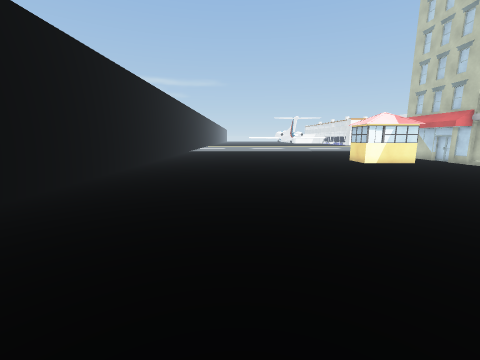
View 1 (above)

19 first-person views from a walk through a 3-D level made in the Unity game engine. The camera is 1.5 m above the floor, tilts 10° down and sees 90° across. Doors are open. The floor is counted in squares, 1 m on a side. Each view is taken from the middle of a square. On the plan, view 1 faces up. The plan holds only what a view shows up to about 13 squares ahead; the rest is blank. The place goes on beyond the plan. The player is left out. Some animated figures are not drawn. Some surface patterns are stand-ins.

View 2
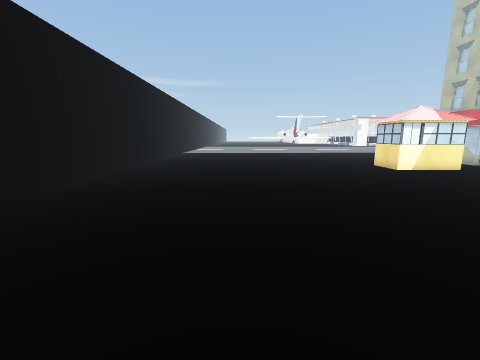

View 3
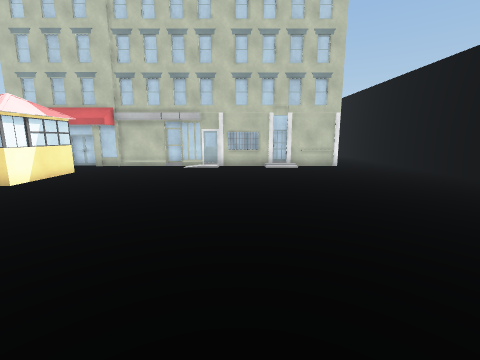

View 4
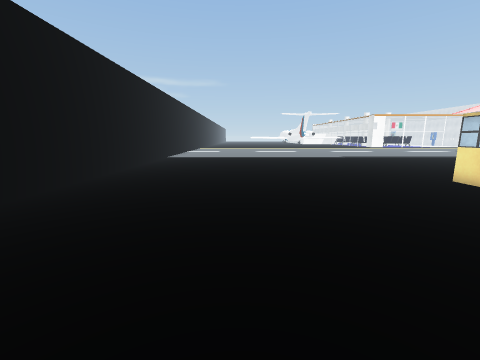

View 5
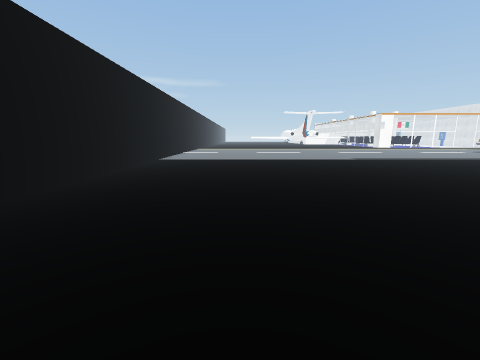

View 6
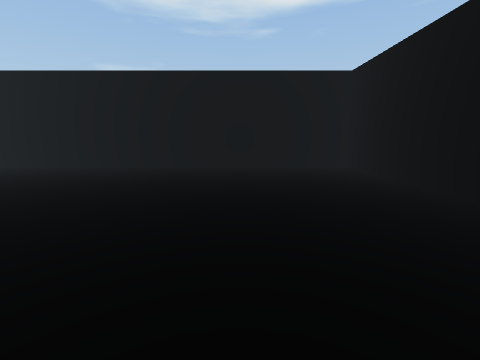

View 7
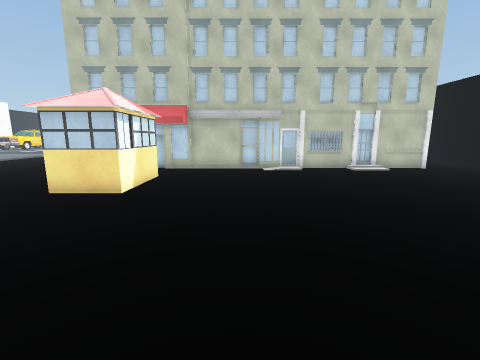

View 8
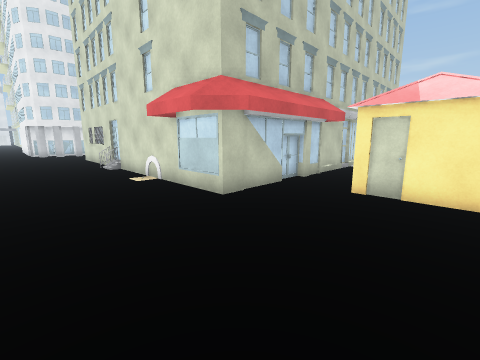

View 9
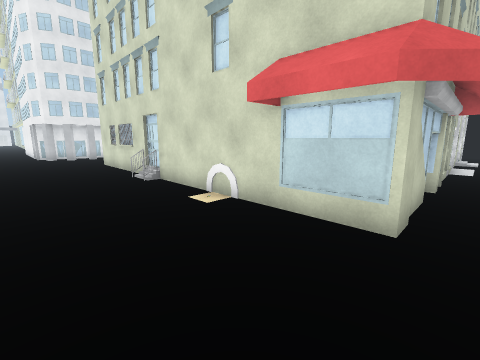

View 10
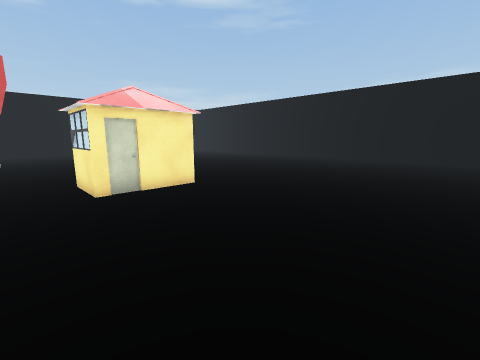

View 11
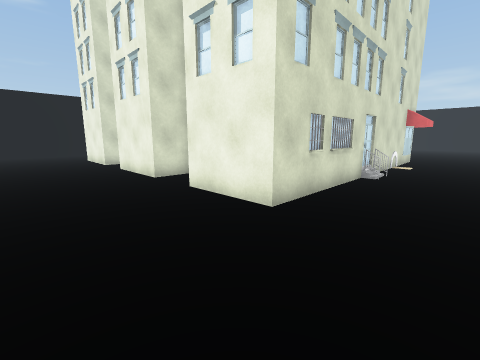

View 12
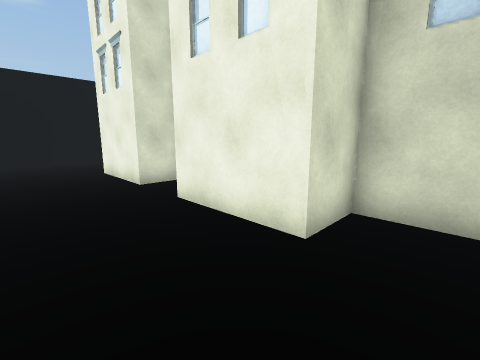

View 13
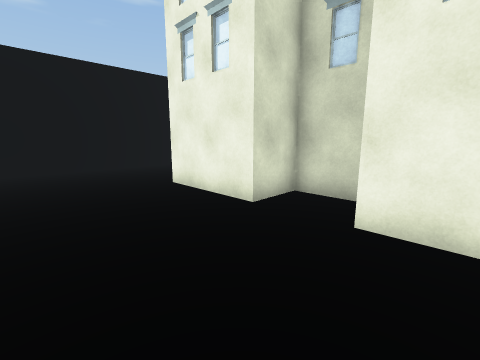

View 14
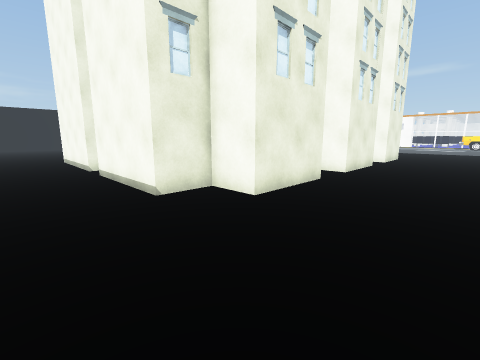

View 15
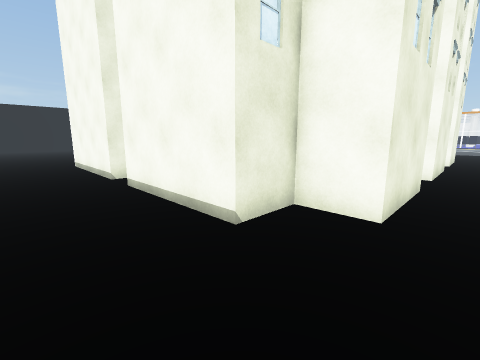

View 16
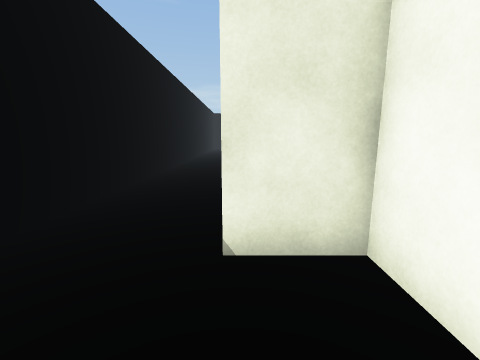

View 17
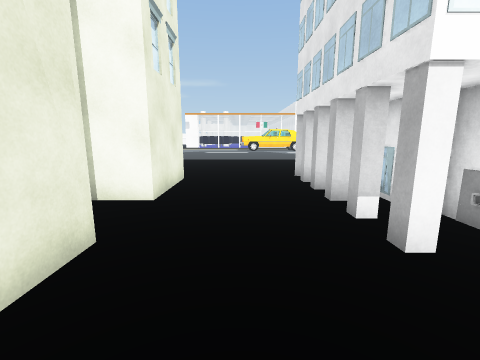

View 18
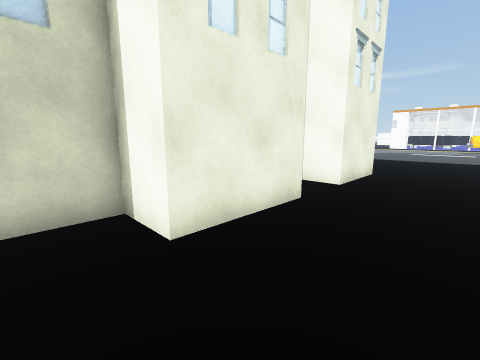

View 19
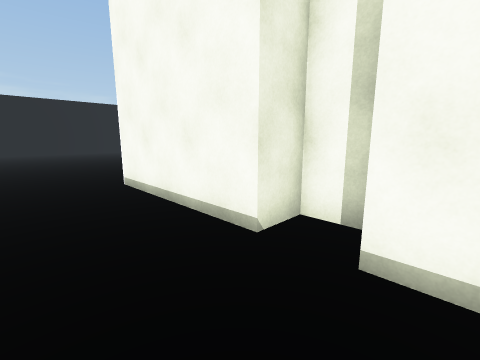

### Floor plan
Key: @ floor where view 1 was taken; # wall or solid block; . floor; B building; O other object.
Columns run from 6 left of view 1 to 31 right of it. Each row starts with its distance up from view 1.
 23 #.....................................
 22 #.....................................
 21 #.....................................
 20 #....................................B
 19 #..................###############...B
 18 #..................#             #...B
 17 #..................#             #...B
 16 #.............###..#           ###...B
 15 #.............# O..B           #......
 14 #.............OOO..#           #......
 13 #..................#           ###...B
 12 #..................#             #....
 11 #..................#             #....
 10 #..................#           ###....
  9 #..................#           #......
  8 #..................#           #......
  7 #..................#           ###....
  6 #..................#             #....
  5 #..................#             #....
  4 #..................#           ###....
  3 #..................#    ###    #......
  2 #..................######.######......
  1 #.....................................
  0 #.....@...............................
 -1 #.....................................
 -2 ######################################

Where each view was taken, in squares from view 1:
view 1: 0 up, 0 right, facing up
view 2: 3 up, 0 right, facing up
view 3: 7 up, 0 right, facing right
view 4: 8 up, 0 right, facing up
view 5: 10 up, 0 right, facing up
view 6: 11 up, 0 right, facing down
view 7: 11 up, 1 right, facing right
view 8: 23 up, 8 right, facing down-right
view 9: 23 up, 12 right, facing down-right
view 10: 23 up, 12 right, facing down-left
view 11: 22 up, 31 right, facing down-left
view 12: 15 up, 30 right, facing down-left
view 13: 11 up, 31 right, facing down-left
view 14: 1 down, 31 right, facing up-left
view 15: 1 down, 28 right, facing up-left
view 16: 2 up, 28 right, facing left
view 17: 10 up, 29 right, facing up
view 18: 8 up, 30 right, facing up-left
view 19: 1 down, 21 right, facing up-left
